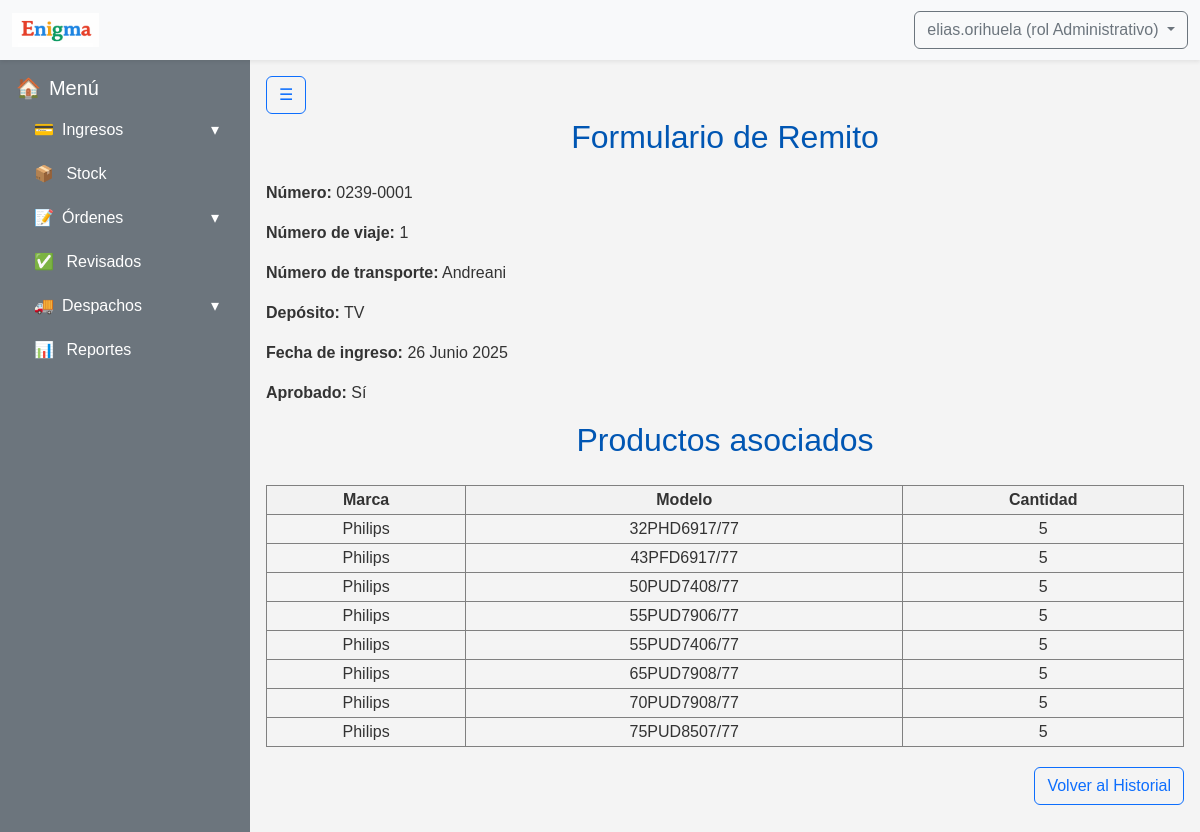
Screenshot of /api/ingresos/ver/1/ (signed in) with the database file from the repository.
### apps/usuarios/models.py (models this page shows, shortened)
class Usuarios(AbstractBaseUser):
    username = models.CharField('Nombre de usuario', unique= True, max_length=60)
    email = models.EmailField('Correo electronico', max_length=254, unique= True)
    nombre = models.CharField(max_length=50)
    apellido = models.CharField(max_length=50)
    rol = models.ForeignKey(Roles, on_delete=models.CASCADE)
    activo = models.BooleanField(default=True)
    is_admin = models.BooleanField(default = False)
    is_superuser = models.BooleanField(default=False)
    is_staff = models.BooleanField(default=False)
    objects = UsuariosManager()
    USERNAME_FIELD = 'username'
    REQUIRED_FIELDS = ['nombre', 'apellido', 'email'] #campos necesarios para crear la cuenta por consola

class Roles(models.Model):
    id = models.AutoField(primary_key=True)
    nombre = models.CharField(max_length=50)
    def __str__(self):
        return self.nombre

### apps/ingresos/models.py (models this page shows, shortened)
class Remitos(ModeloBaseConUsuario):
    numero_remito = models.CharField(max_length=20)
    numero_viaje = models.IntegerField()
    detalle_transporte = models.CharField(max_length=30)
    deposito_id = models.ForeignKey('stock.Depositos', on_delete=models.PROTECT)
    fecha_ingreso = models.DateField(auto_now_add=True)
    aprobado = models.BooleanField(default=False)
    productos = models.ManyToManyField('Productos', through='RemitoProducto')

class RemitoProducto(models.Model):
    id = models.AutoField(primary_key=True)
    remito_id = models.ForeignKey('Remitos', on_delete=models.CASCADE)
    producto_id = models.ForeignKey('Productos', on_delete=models.PROTECT)
    cantidad = models.PositiveIntegerField()
    actualizado = models.DateTimeField(auto_now=True)

class Productos(models.Model):
    id = models.AutoField(primary_key=True)
    marca = models.CharField(max_length=30)
    modelo = models.CharField(max_length=50, unique=True)

### apps/stock/models.py (models this page shows, shortened)
class Depositos(models.Model):
    id = models.AutoField(primary_key=True)
    nombre = models.CharField(max_length=50)

### apps/ingresos/views.py (the view)
# urls.py: path('ver/<int:pk>/', ver_remito, name='ver_remito'),
@login_required     # SOLO EL DECORADOR, LA REDIRECCION ESTA DEFINIDA EN EL SETTING
def ver_remito(request, pk):
    remito = get_object_or_404(Remitos, pk=pk)
    productos_relacionados = RemitoProducto.objects.filter(remito_id=remito)
    return render(request, 'remitos/ver_formulario.html', {'remito': remito,
                                                           'productos_relacionados': productos_relacionados,
                                                           })

### apps/ingresos/templates/remitos/ver_formulario.html (shortened to what this page needs)
{% extends "base.html" %}
{% block content %}
<div>
    <h2>Formulario de Remito</h2>
    <p><strong>Número:</strong> {{ remito.numero_remito }}</p>
    <p><strong>Número de viaje:</strong> {{ remito.numero_viaje }}</p>
    <p><strong>Número de transporte:</strong> {{ remito.detalle_transporte }}</p>
    <p><strong>Depósito:</strong> {{ remito.deposito_id.nombre }}</p>
    <p><strong>Fecha de ingreso:</strong> {{ remito.fecha_ingreso }}</p>
    <p><strong>Aprobado:</strong> {{ remito.aprobado|yesno:"Sí,No" }}</p>
    <h2>Productos asociados</h2>
    <table class="ingresos-table">
        <thead>
            <tr>
                <th>Marca</th>
                <th>Modelo</th>
                <th>Cantidad</th>
            </tr>
        </thead>
        <tbody>
            {% for rp in productos_relacionados %}
                <tr>
                    <td>{{ rp.producto_id.marca }}</td>
                    <td>{{ rp.producto_id.modelo }}</td>
                    <td>{{ rp.cantidad }}</td>
                </tr>
            {% empty %}
                <tr><td colspan="3">No hay productos asociados.</td></tr>
            {% endfor %}
        </tbody>
    </table>
</div>
<div class="text-end">
  <a class="btn btn-outline-primary" href="{% url 'ingresos_historial' %}">Volver al Historial</a>
</div>
{% endblock %}

### templates/includes/header.html (shortened to what this page needs)
{% load static %}
<nav class="navbar navbar-expand-lg navbar-light bg-light shadow-sm">
  <div class="container-fluid">
    <a class="navbar-brand d-flex align-items-center" href="{% url 'core:dashboard' %}">
      <div class="card-header"><img class="logo_form" src="{% static 'img/logo_form.png' %}" alt=""></div>
    </a>
    <div class="d-flex ms-auto">
      {% if user.is_authenticated %}
        <div class="dropdown">
          <a class="btn btn-outline-secondary dropdown-toggle" href="#" role="button" id="dropdownUser" data-bs-toggle="dropdown" aria-expanded="false">
            {{ user.username }} (rol {{ user.rol }})
          </a>
        </div>
      {% else %}
        <a href="{% url 'usuarios:register' %}" class="btn btn-outline-primary me-2">Registrarse</a>
        <a href="{% url 'usuarios:login' %}" class="btn btn-outline-success">Login</a>
      {% endif %}
    </div>
  </div>
</nav>

### static/css/style.css (style rules this page uses)
.ingresos-table { width: 100%; border-collapse: collapse; margin: 20px auto; border: 1px solid black; text-align: center; }
.ingresos-table th, .ingresos-table td { border: 1px solid gray; padding: 2px; text-align: center; }
.ingresos-table th { background-color: #f2f2f2; }
.card-header > img { height: 34px; }
body { font-family: Arial, sans-serif; background-color: #f4f4f4; color: #333; }
h1, h2 { text-align: center; color: #0056b3; margin-bottom: 25px; }

### rows the page displays
Usuarios: username "elias.orihuela", rol "Administrativo"
Remitos: numero_remito "0239-0001", numero_viaje "1", detalle_transporte "Andreani", deposito_id.nombre "TV", fecha_ingreso "26 Junio 2025", aprobado "Sí"
RemitoProducto: producto_id.marca "Philips", producto_id.modelo "32PHD6917/77", cantidad "5"
RemitoProducto: producto_id.marca "Philips", producto_id.modelo "43PFD6917/77", cantidad "5"
RemitoProducto: producto_id.marca "Philips", producto_id.modelo "50PUD7408/77", cantidad "5"
RemitoProducto: producto_id.marca "Philips", producto_id.modelo "55PUD7906/77", cantidad "5"
RemitoProducto: producto_id.marca "Philips", producto_id.modelo "55PUD7406/77", cantidad "5"
RemitoProducto: producto_id.marca "Philips", producto_id.modelo "65PUD7908/77", cantidad "5"
RemitoProducto: producto_id.marca "Philips", producto_id.modelo "70PUD7908/77", cantidad "5"
RemitoProducto: producto_id.marca "Philips", producto_id.modelo "75PUD8507/77", cantidad "5"
